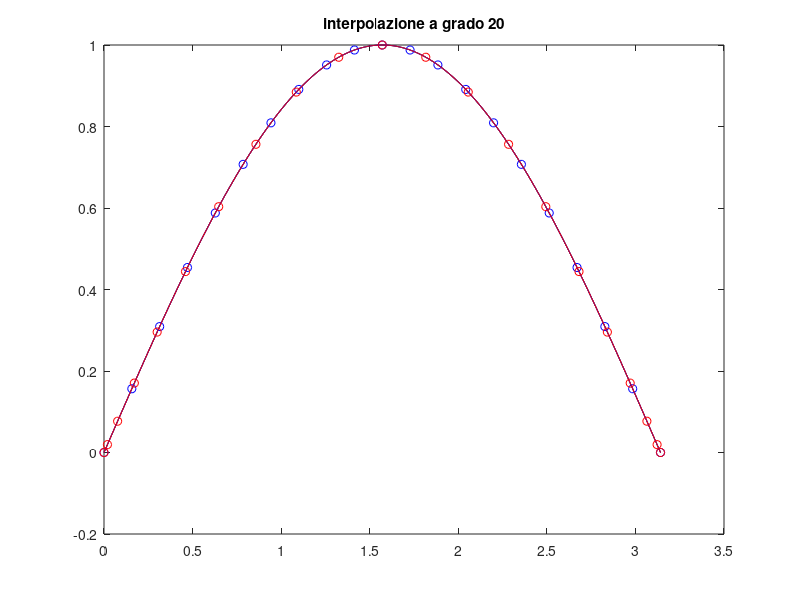
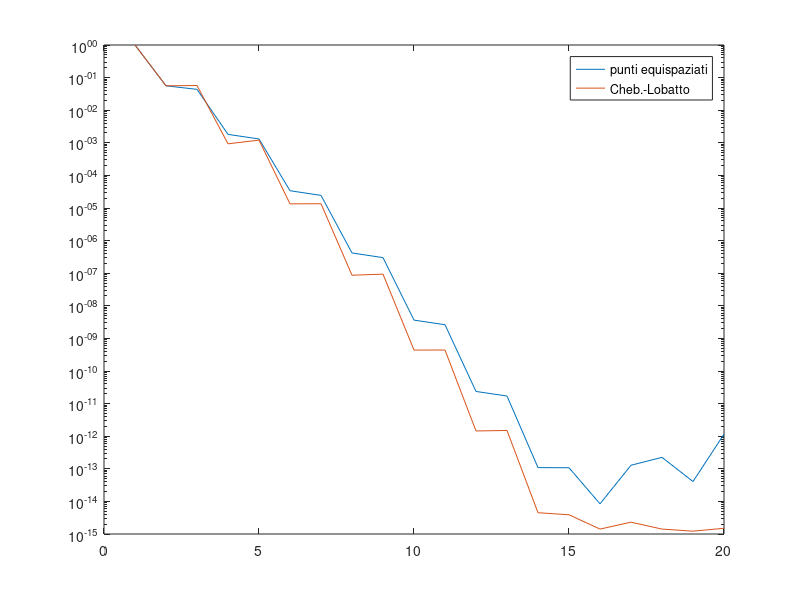

These figures' MATLAB source, in order:
% problema 4
clear all
close all
f=@(x) sin(x);
a=0;b=pi;
degs=1:20;
errlin=zeros(length(degs),1);
errcheb=errlin;
xplot=linspace(a,b,1000);
yplot=f(xplot);
xeval=xplot;
yeval=yplot;
for k=1:length(degs)
    n=degs(k);
    xlin=linspace(a,b,n+1);
    xcheb=(a+b)/2+(b-a)/2*cos(linspace(-pi,0,n+1));
    ylin=f(xlin);
    ycheb=f(xcheb);
    coefflin=polyfit(xlin,ylin,n);
    coeffcheb=polyfit(xcheb,ycheb,n);
    plin=polyval(coefflin,xeval);
    pcheb=polyval(coeffcheb,xeval);
    errlin(k)=max(abs(yeval-plin));
    errcheb(k)=max(abs(yeval-pcheb));
    figure(1)
    plot(xeval,yeval,'k');
    hold on
    plot(xlin,ylin,'ob')
    plot(xcheb,ycheb,'or')
    plot(xeval,plin,'b')
    plot(xeval,pcheb,'r')
    title(['interpolazione a grado ' num2str(n)])
    hold off
    pause(1)
end
figure(2)
semilogy(errlin)
hold on
semilogy(errcheb)
legend('punti equispaziati','Cheb.-Lobatto')